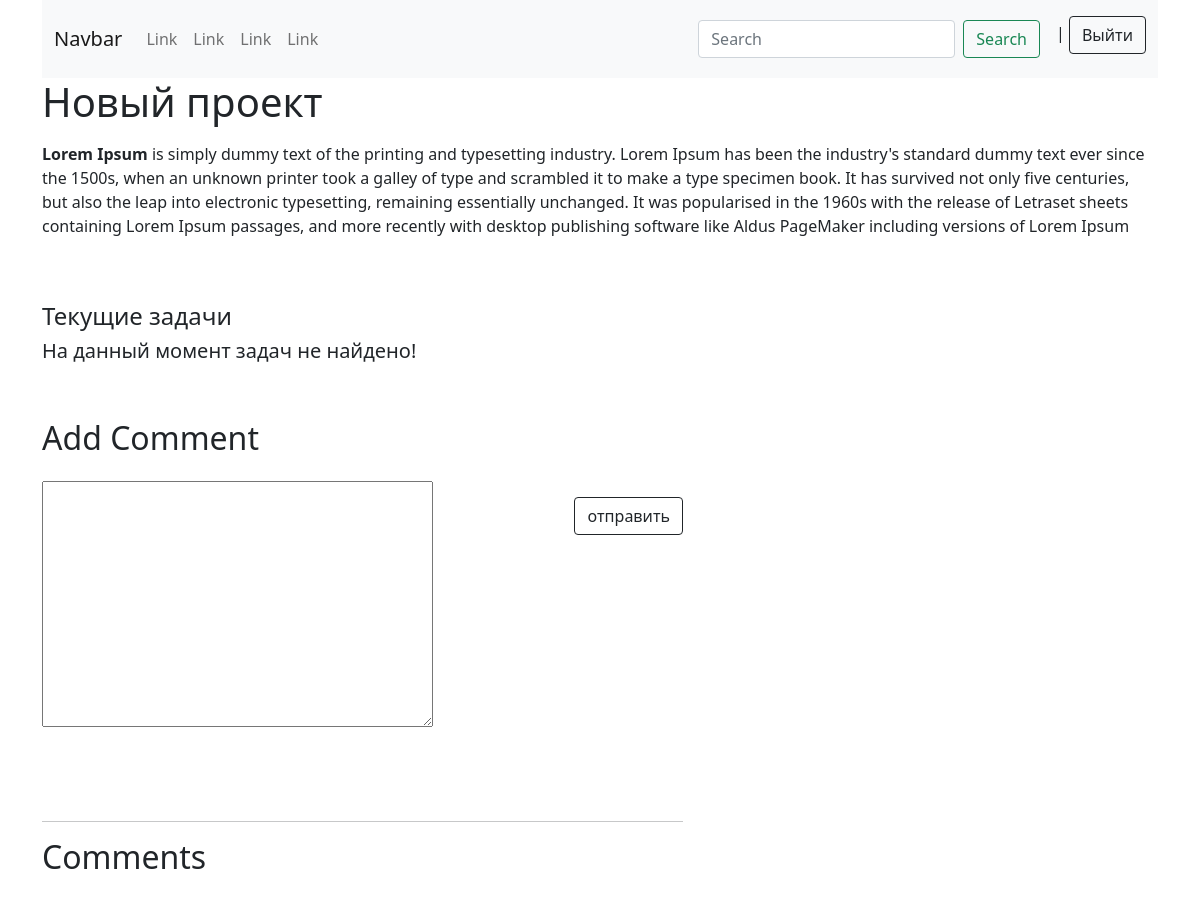
Screenshot of /project/novyi-proekt/ with the database file from the repository.
### mainapp/models.py (models this page shows, shortened)
class Project(models.Model):
    user = models.ForeignKey(User, on_delete=models.CASCADE, verbose_name='Пользователь')
    name = models.CharField(max_length=120, verbose_name='Название')
    slug = models.SlugField(unique=True)
    description = RichTextField(verbose_name='Описание')
    photo = models.ImageField(upload_to='photos/', null=True, blank=True, verbose_name='Фото')
    file = models.FileField(upload_to='files/', null=True, blank=True, verbose_name='Файлы')
    started = models.DateTimeField(auto_now_add=True, verbose_name='Начало')
    ended = models.DateTimeField(blank=True, null=True, verbose_name='Закончился')
    deadline = models.DateField(verbose_name='Дедлайн до')
    tags = models.ManyToManyField(Tag, verbose_name='Теги')
    class Meta:
        verbose_name = 'Проект'
        verbose_name_plural = 'Проекты'

### mainapp/views.py (the view)
# urls.py: path('project/<slug:slug>/', UserProjectDetailView.as_view(), name='proj_details'),
class UserProjectDetailView(DetailView):
    model = Project
    template_name = 'mainapp/project_details/project_details.html'
    context_object_name = 'project'
    def get_context_data(self, **kwargs):
        context = super().get_context_data(**kwargs)
        user_group = ProjectGroup.objects.filter(project__slug=self.kwargs.get('slug'))
        context['group_details'] = user_group
        context['comment_form'] = AddCommentForm
        return context

### templates/mainapp/project_details/project_details.html (shortened to what this page needs)
{% extends 'mainapp/base.html' %}
{% block content %}
<div class="container">
    <div class="row">
        <div class="col mb-5">
            <h1>{{ project.name }}</h1>
            <p>{{ project.description|safe }}</p>
        </div>
        <h4>Текущие задачи</h4>
        {% if project.task_set.all %}
            {% if project.user == user %}
                <a href="{% url 'mainapp:create_task' project.slug %}">Создать Новую</a>
            {% elif group_details|length == 0 %}
            {% elif perms.mainapp.add_task %}
                <a href="{% url 'mainapp:create_task' project.slug %}">Создать Новую</a>
            {% endif %}
            {% for tasks in project.task_set.all %}
                <div class="col-md-6 mt-3">
                    <div class="card mb-3">
                        <div class="card-body">
                            <h5 class="card-title">{{ tasks.title }}</h5>
                            <strong>Описание</strong>: {{ tasks.description|safe }}
                            <p class="card-text"><strong>Начал</strong>: {{ tasks.user }}</p>
                            <p class="card-text"><strong>Начало</strong>: {{ tasks.started }}</p>
                            <p class="card-text"><strong>Дедлайн</strong>: {{ tasks.deadline }}</p>
                            <p class="card-text"><strong>Приоритет</strong>:
                                {% if tasks.priority == 'Низкий' %} <i class="fa-solid fa-square fa-sm" style="color: #11d031;"></i>
                                    {{ tasks.priority }}
                                {% elif tasks.priority == 'Средний' %} <i class="fa-solid fa-square fa-sm" style="color: #cc9d19;"></i>
                                    {{ tasks.priority }}
                                {% elif tasks.priority == 'Высокий' %} <i class="fa-solid fa-square fa-sm" style="color: #e240dd;"></i>
                                    {{ tasks.priority }}
                                {% elif tasks.priority == 'Наивысший' %} <i class="fa-solid fa-square fa-sm" style="color: #d02525;"></i>
                                    {{ tasks.priority }}
                                {% endif %}
                            </p>
                            {% if project.user == user %}
                                <form class="float-end ms-2" action="{% url 'mainapp:delete_task' project.slug tasks.id %}" method="post">
                                    {% csrf_token %}
                                    <button class="btn btn-outline-success">Удалить</button>
                                </form>
                                <a class="btn btn-outline-success float-end" href="{% url 'mainapp:edit_task' project.slug tasks.id %}">Редактировать</a>
                            {% elif group_details|length == 0 %}
                            {% elif perms.mainapp.change_task %}
                                <form class="float-end ms-2" action="{% url 'mainapp:delete_task' project.slug tasks.id %}" method="post">
                                    {% csrf_token %}
                                    <button class="btn btn-outline-success">Удалить</button>
                                </form>
                                <a class="btn btn-outline-success float-end" href="{% url 'mainapp:edit_task' project.slug tasks.id %}">Редактировать</a>
                            {% endif %}
                        </div>
                    </div>
                </div>
            {% endfor %}
        {% else %}
            {% if project.user == user %}
                <h5>На данный момент задач не <a href="{% url 'mainapp:create_task' project.slug %}">найдено!</a></h5>
            {% elif group_details|length == 0 %}
                <h5>На данный момент задач не найдено!</h5>
            {% elif perms.mainapp.add_task %}
                <h5>На данный момент задач не <a href="{% url 'mainapp:create_task' project.slug %}">найдено!</a></h5>
            {% endif %}
        {% endif %}
    </div>
    <div class="row">
        <div class="col-sm-7">
            <h2 class="mt-5">Add Comment</h2>
            <form class="mb-5 mt-4" action="{% url 'mainapp:add_comment' project.slug %}" method="post">
                {{comment_form.text }}
                <button class="btn btn-outline-dark float-end mt-3" type="submit">отправить</button>
            </form><br>
            <hr>
            <h2 class="mb-4">Comments</h2>
        </div>
    </div>
</div>
{% endblock %}

### rows the page displays
Project: name "Новый проект", description "Lorem Ipsum is simply dummy text of the printing and typesetting industry. Lorem Ipsum has been the industry's standard dummy text ever since the 1500s, when an unknown printer took a galley of type and scrambled it to make a type specimen book. It has survived not only five centuries, but also the leap into electronic typesetting, remaining essentially unchanged. It was popularised in the 1960s with the release of Letraset sheets containing Lorem Ipsum passages, and more recently with desktop publishing software like Aldus PageMaker including versions of Lorem Ipsum"
